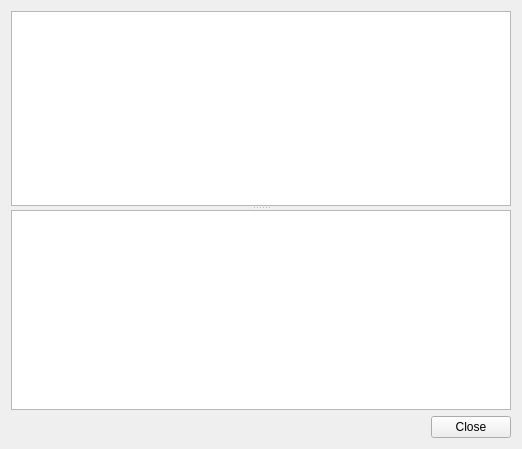
<?xml version="1.0" encoding="UTF-8"?>
<ui version="4.0">
 <class>SubstMatrixDialogBase</class>
 <widget class="QWidget" name="SubstMatrixDialogBase">
  <property name="windowModality">
   <enum>Qt::WindowModal</enum>
  </property>
  <property name="geometry">
   <rect>
    <x>0</x>
    <y>0</y>
    <width>519</width>
    <height>449</height>
   </rect>
  </property>
  <property name="minimumSize">
   <size>
    <width>0</width>
    <height>0</height>
   </size>
  </property>
  <property name="windowTitle">
   <string/>
  </property>
  <layout class="QVBoxLayout" name="verticalLayout">
   <item>
    <widget class="QSplitter" name="splitter">
     <property name="sizePolicy">
      <sizepolicy hsizetype="Expanding" vsizetype="Expanding">
       <horstretch>0</horstretch>
       <verstretch>0</verstretch>
      </sizepolicy>
     </property>
     <property name="minimumSize">
      <size>
       <width>0</width>
       <height>0</height>
      </size>
     </property>
     <property name="orientation">
      <enum>Qt::Vertical</enum>
     </property>
     <property name="childrenCollapsible">
      <bool>false</bool>
     </property>
     <widget class="QTextEdit" name="infoEdit">
      <property name="minimumSize">
       <size>
        <width>0</width>
        <height>100</height>
       </size>
      </property>
      <property name="readOnly">
       <bool>true</bool>
      </property>
     </widget>
     <widget class="QTableWidget" name="tableMatrix">
      <property name="enabled">
       <bool>true</bool>
      </property>
      <property name="sizePolicy">
       <sizepolicy hsizetype="Expanding" vsizetype="Expanding">
        <horstretch>0</horstretch>
        <verstretch>0</verstretch>
       </sizepolicy>
      </property>
      <property name="minimumSize">
       <size>
        <width>500</width>
        <height>200</height>
       </size>
      </property>
      <property name="mouseTracking">
       <bool>true</bool>
      </property>
     </widget>
    </widget>
   </item>
   <item>
    <widget class="QDialogButtonBox" name="buttonBox">
     <property name="standardButtons">
      <set>QDialogButtonBox::Close</set>
     </property>
    </widget>
   </item>
  </layout>
 </widget>
 <resources/>
 <connections/>
</ui>
